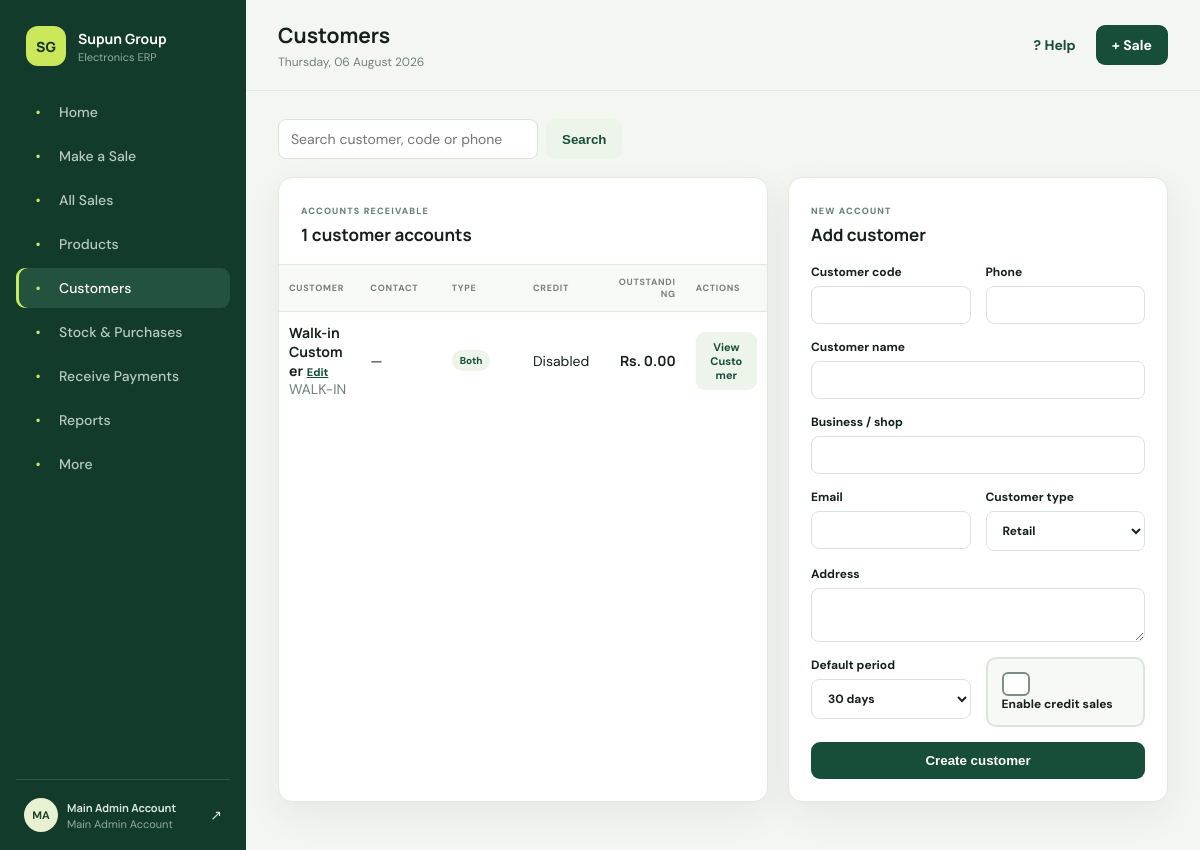
/customers.php (signed in), run on the app's committed database.
### tables this page shows
CREATE TABLE customers (id BIGINT UNSIGNED PRIMARY KEY AUTO_INCREMENT, customer_code VARCHAR(60) UNIQUE NOT NULL, name VARCHAR(160) NOT NULL, business_name VARCHAR(160), phone VARCHAR(30), email VARCHAR(190), address TEXT, customer_type ENUM('retail','wholesale','both') DEFAULT 'retail', credit_enabled BOOLEAN DEFAULT FALSE, default_payment_period VARCHAR(30) DEFAULT '30_days', outstanding DECIMAL(18,2) DEFAULT 0, total_sales DECIMAL(18,2) DEFAULT 0, total_payments DECIMAL(18,2) DEFAULT 0, last_purchase_at DATETIME NULL, last_payment_at DATETIME NULL, status ENUM('active','inactive') DEFAULT 'active', created_at TIMESTAMP DEFAULT CURRENT_TIMESTAMP, updated_at TIMESTAMP DEFAULT CURRENT_TIMESTAMP ON UPDATE CURRENT_TIMESTAMP, INDEX(name), INDEX(phone));

### bootstrap.php (called while the page is built, shortened)
<?php
function e(mixed $value): string { return htmlspecialchars((string)$value, ENT_QUOTES, 'UTF-8'); }
function money(float|int|string|null $value): string { return 'Rs. ' . number_format((float)$value, 2); }
function user(): ?array { return $_SESSION['user'] ?? null; }
function can(string $permission): bool {
    $u = user();
    if ($u['role_code'] === 'main_admin') return true;
    return in_array($permission, $u['permissions'] ?? [], true);
}

### customers.php (the view, shortened to what this page needs)
<?php
require __DIR__.'/bootstrap.php';require_auth();if(!can('customers.view')){http_response_code(403);exit('Forbidden');}require __DIR__.'/partials.php';
$q=trim($_GET['q']??'');$like="%$q%";$stmt=$db->prepare('SELECT * FROM customers WHERE status="active" AND (name LIKE ? OR customer_code LIKE ? OR phone LIKE ?) ORDER BY id DESC');$stmt->execute([$like,$like,$like]);$rows=$stmt->fetchAll();page_start('Customers','customers.php');?>
<div class="toolbar"><form><input name="q" value="<?=e($q)?>" placeholder="Search customer, code or phone"><button class="btn secondary">Search</button></form></div><div class="page-grid"><section class="panel table-panel"><div class="panel-head"><div><span class="eyebrow">Accounts receivable</span><h3><?=count($rows)?> customer accounts</h3></div></div><div class="table-wrap"><table><thead><tr><th>Customer</th><th>Contact</th><th>Type</th><th>Credit</th><th class="right">Outstanding</th></tr></thead><tbody><?php foreach($rows as $r):?><tr><td><a href="customer_view.php?id=<?=$r['id']?>"><b><?=e($r['name'])?></b></a><?php if(can('customers.manage')):?> <a class="row-edit" href="edit_record.php?type=customer&id=<?=$r['id']?>">Edit</a><?php endif;?><br><span class="muted"><?=e($r['customer_code'])?><?=!empty($r['business_name'])?' · '.e($r['business_name']):''?></span></td><td><?=e($r['phone']?:'—')?></td><td><span class="tag"><?=e($r['customer_type'])?></span></td><td><?=!empty($r['credit_enabled'])?'<span class="status active">Enabled</span>':'Disabled'?></td><td class="right"><b><?=money($r['outstanding'])?></b></td></tr><?php endforeach;?></tbody></table></div></section><?php if(can('customers.manage')):?><aside class="panel"><div class="panel-head"><div><span class="eyebrow">New account</span><h3>Add customer</h3></div></div><form method="post" class="form-grid"><input type="hidden" name="_csrf" value="<?=csrf()?>"><label>Customer code<input name="customer_code" required></label><label>Phone<input name="phone"></label><label class="full">Customer name<input name="name" required></label><label class="full">Business / shop<input name="business_name"></label><label>Email<input type="email" name="email"></label><label>Customer type<select name="customer_type"><option value="retail">Retail</option><option value="wholesale">Wholesale</option><option value="both">Retail & wholesale</option></select></label><label class="full">Address<textarea name="address" rows="2"></textarea></label><label>Default period<select name="default_payment_period"><option value="7_days">7 days</option><option value="14_days">14 days</option><option value="30_days" selected>30 days</option><option value="end_of_month">End of month</option><option value="custom">Custom</option></select></label><label><span><input type="checkbox" name="credit_enabled"> Enable credit sales</span></label><button class="btn primary full">Create customer</button></form></aside><?php endif;?></div><?php page_end();

### assets/app.css (style rules this page uses)
:root { --ink:#17211b;--muted:#718078;--paper:#f4f6f2;--card:#fff;--line:#e3e8e2;--green:#174e39;--lime:#cbe85b;--soft:#edf4e9;--danger:#b83b3b;--warn:#ad721b;--shadow:0 12px 36px rgba(31,49,39,.07) }
* { box-sizing:border-box }
body { margin:0;background:var(--paper);color:var(--ink);font-family:'DM Sans',sans-serif;font-size:14px }
h1,h2,h3,strong,b { font-family:'Manrope',sans-serif }
a { color:inherit;text-decoration:none }
.btn { border:0;border-radius:9px;padding:11px 16px;font-weight:700;cursor:pointer;display:inline-block }
.btn.primary { background:var(--green);color:#fff }
.btn.secondary { background:var(--soft);color:var(--green) }
.eyebrow { text-transform:uppercase;letter-spacing:.13em;font-size:9px;font-weight:800;color:#648271 }
.kpi,.panel { background:var(--card);border:1px solid var(--line);border-radius:14px;box-shadow:var(--shadow) }
.panel { padding:22px }
.panel-head { display:flex;justify-content:space-between;align-items:center;margin-bottom:18px }
.panel-head h3 { margin:5px 0 0;font-size:17px }
.panel-head select,select,input,textarea { border:1px solid #dce3dc;background:#fff;border-radius:8px;padding:10px 12px;font:inherit;color:var(--ink) }
.table-panel { padding:0 }
.table-panel .panel-head { padding:22px 22px 0 }
.table-wrap { overflow:auto }
table { width:100%;border-collapse:collapse }
th { background:#f8faf7;text-transform:uppercase;letter-spacing:.08em;font-size:9px;color:#758078;text-align:left }
th,td { padding:13px 18px;border-top:1px solid var(--line);white-space:nowrap }
.right { text-align:right }
.tag,.status { display:inline-block;padding:4px 8px;border-radius:20px;font-size:10px;font-weight:700;text-transform:capitalize }
.tag { background:var(--soft);color:var(--green) }
.form-grid { display:grid;grid-template-columns:repeat(2,1fr);gap:15px }
.form-grid .full { grid-column:1/-1 }
label { display:flex;flex-direction:column;gap:6px;font-size:12px;font-weight:700 }
label input,label select,label textarea { width:100% }
.toolbar { display:flex;justify-content:space-between;gap:12px;align-items:center;margin-bottom:18px }
.toolbar form { display:flex;gap:8px }
.toolbar input { min-width:260px }
.page-grid { display:grid;grid-template-columns:1fr 380px;gap:20px }
.muted { color:var(--muted) }

### assets/layout-fix.css (style rules this page uses)
html,body { max-width:100%;overflow-x:hidden }
.content,.sale-layout,.sale-layout>section,.sale-layout>aside,.panel,.table-wrap { min-width:0;max-width:100% }
input,select,textarea { max-width:100% }
.customer-choice,.product-finder,.form-grid { min-width:0 }
.customer-choice>*,.product-finder>*,.form-grid>* { min-width:0 }
.customer-actions-ready th,.customer-actions-ready td { padding-left:12px;padding-right:12px }
html,body { width:100%;max-width:100%;overflow-x:hidden!important }
.app,.content,.topbar,.panel,.table-panel,.table-wrap,.page-grid,.sale-layout,.split,.toolbar,.report-head,.report-tabs,.action-banner { min-width:0!important;max-width:100%!important }
.page-grid { grid-template-columns:minmax(0,1fr) minmax(300px,380px) }
.page-grid>* { min-width:0 }
.panel-head,.report-head,.action-banner,.toolbar { flex-wrap:wrap }
.panel-head>*,form,label,input,select,textarea,.form-grid>* { min-width:0 }
input,select,textarea { width:100% }
.btn { max-width:100%;white-space:normal;text-align:center }
.table-wrap { width:100%;overflow-x:hidden!important;overscroll-behavior-x:none }
.table-wrap table { width:100%!important;min-width:0!important;table-layout:fixed }
.table-wrap th,.table-wrap td { white-space:normal!important;overflow-wrap:anywhere;word-break:normal;padding:11px 10px }
.checkbox-option { display:flex!important;flex-direction:row!important;align-items:flex-start!important;gap:12px!important;background:#f7f9f6;border:2px solid #dce4dc;border-radius:10px;padding:13px 14px!important;cursor:pointer;min-height:52px }
.checkbox-option input[type="checkbox"] { appearance:none!important;-webkit-appearance:none!important;flex:0 0 24px!important;width:24px!important;height:24px!important;margin:0!important;border:2px solid #799083!important;border-radius:6px!important;background:#fff!important;display:grid!important;place-items:center!important;cursor:pointer }
.checkbox-option input[type="checkbox"]::after { content:'✓';font-size:17px;line-height:1;color:#fff;transform:scale(0);transition:transform .1s }

### data on the page
customers: name "Walk-in Customer", customer_code "WALK-IN", phone "—", customer_type "Both", credit_enabled "Disabled", outstanding "Rs. 0.00"

### other printed values
$label "Home"
$label "Make a Sale"
$label "All Sales"
$label "Products"
$label "Customers"
$label "Stock & Purchases"
$label "Receive Payments"
$label "Reports"
$label "More"
substr($u['display_name'],0,2) "MA"
$u['display_name'] "Main Admin Account"
$u['role_name'] "Main Admin Account"
$title "Customers"
count($rows) "1"
